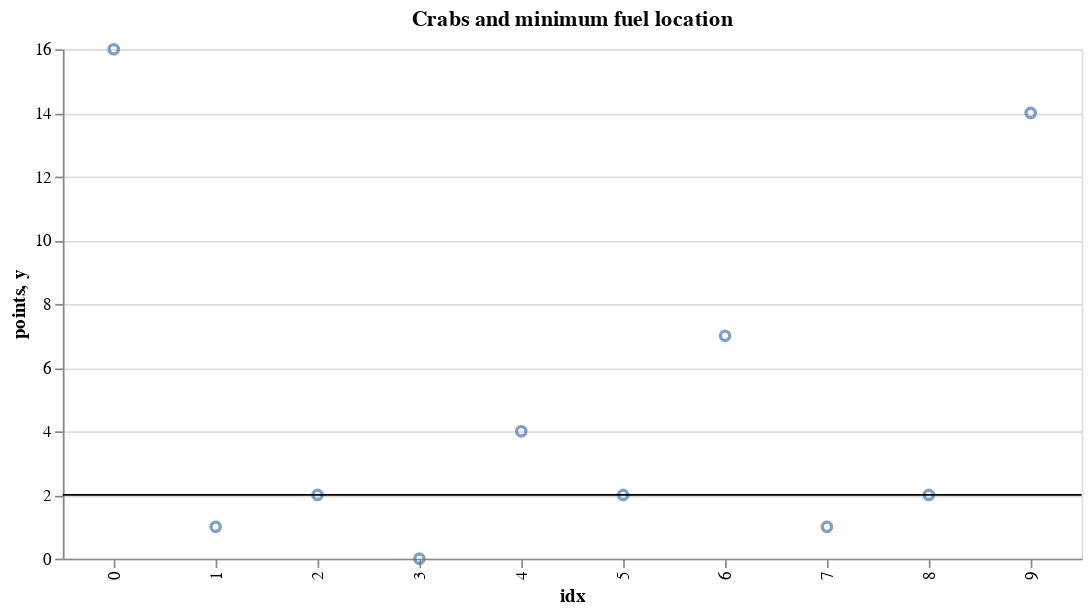

Notebook code cell kept with this figure:
### Markdown cell above
### Visualize the crabs and the minimum fuel location...

### Code cell
frame = pd.DataFrame({
    "points" : test_input,
    "idx" : range(len(test_input)),
    "min_loc" : [known_answer] * len(test_input)
})

crabs = alt.Chart(frame).mark_point().encode(
    x = alt.X('idx:O'),
    y = alt.Y('points:Q')
).properties(height = 300, width = 600)

line = alt.Chart(pd.DataFrame({'y': [min_key]})).mark_rule().encode(y='y')


alt.layer(crabs, line, title = "Crabs and minimum fuel location")

### Figure 1 — Vega-Lite specification as saved in the notebook (floating-point values rounded to 4 significant figures)
{"config": {"view": {"continuousWidth": 400, "continuousHeight": 300}}, "layer": [{"data": {"name": "data-bd102d998e2ee6f71ac825881686c7b6"}, "mark": "point", "encoding": {"x": {"type": "ordinal", "field": "idx"}, "y": {"type": "quantitative", "field": "points"}}, "height": 300, "width": 600}, {"data": {"name": "data-74981ddc38c2c6e774ac0f2daab4a437"}, "mark": "rule", "encoding": {"y": {"type": "quantitative", "field": "y"}}}], "title": "Crabs and minimum fuel location", "$schema": "https://vega.github.io/schema/vega-lite/v4.8.1.json", "datasets": {"data-bd102d998e2ee6f71ac825881686c7b6": [{"points": 16, "idx": 0, "min_loc": 37}, {"points": 1, "idx": 1, "min_loc": 37}, {"points": 2, "idx": 2, "min_loc": 37}, {"points": 0, "idx": 3, "min_loc": 37}, {"points": 4, "idx": 4, "min_loc": 37}, {"points": 2, "idx": 5, "min_loc": 37}, {"points": 7, "idx": 6, "min_loc": 37}, {"points": 1, "idx": 7, "min_loc": 37}, {"points": 2, "idx": 8, "min_loc": 37}, {"points": 14, "idx": 9, "min_loc": 37}], "data-74981ddc38c2c6e774ac0f2daab4a437": [{"y": 2}]}}
